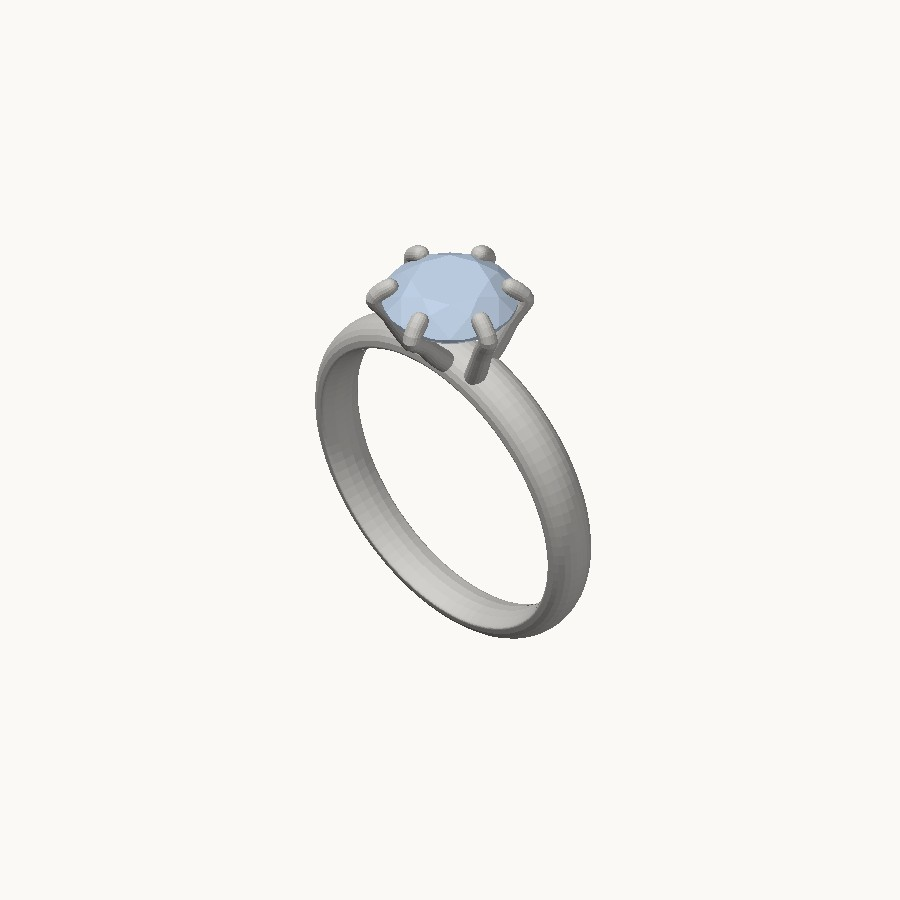
#> input picture apps/server/src/assistant/fixtures/recordings/ring-photo.jpg, 900 x 900 px
$ python flicker_check.py ../../../../../apps/server/src/assistant/fixtures/recordings/ring-photo.jpg 1.0
#> lines starting #> are read from the running program, lines starting #| are printed output that depends on the picture; after the words box and inside, x2 and y2 are one past the last pixel; in counts of white or black regions, pixels touching at a corner belong together
# Per-frame checks on an image sequence: object-masked mean luma, temporal residual vs neighbours, wrap continuity.
# usage: python3 flicker_check.py "frames/f_*.png" [zscore_threshold]
import sys, glob, numpy as np
from PIL import Image
files = sorted(glob.glob(sys.argv[1])); S = 640; ZT = float(sys.argv[2]) if len(sys.argv) > 2 else 6.0
def load(p):
    im = Image.open(p).convert("RGBA"); bg = Image.new("RGBA", im.size, (255,255,255,255)); bg.alpha_composite(im)
#> after `bg = Image.new('RGBA', im.size, (255, 255, 255, 255))`: bg: PIL image 900x900 RGBA; every value is 255
    im = bg.convert("L"); im.thumbnail((S, S)); return np.asarray(im, dtype=np.float32)
fr = [load(p) for p in files]; n = len(fr)
#> after `fr = [load(p) for p in files]`: fr = 1 item
#> after `n = len(fr)`: n = 1
mask = np.min(fr, axis=0) < 250                                            # pixels the object ever covers
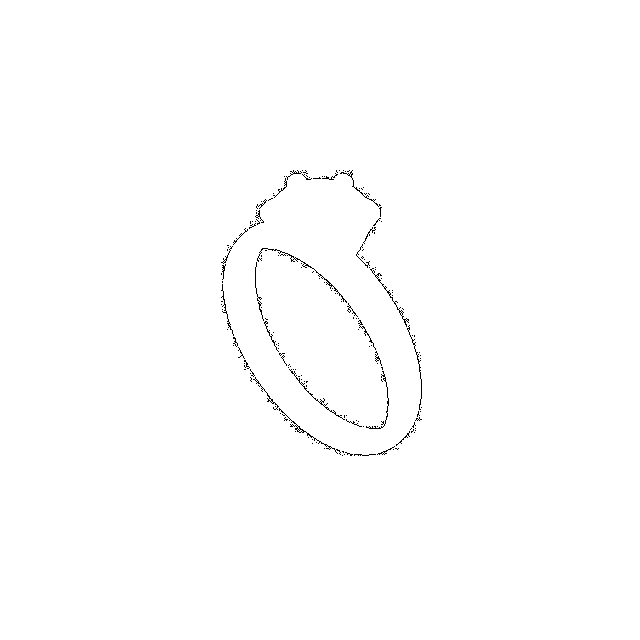
#> mask: shape (640, 640) bool; 99.5% white; black in thin lines or dots, all inside (x1, y1, x2, y2) = (221, 170, 422, 456)
mean = np.array([f[mask].mean() for f in fr])
#> mean = [243.6]
step = np.array([np.abs(fr[i]-fr[i-1])[mask].mean() for i in range(n)])    # i=0 is the wrap pair (last -> first)
#> step = [0]
res  = np.array([np.abs(fr[i]-(fr[i-1]+fr[(i+1)%n])/2)[mask].mean() for i in range(n)])
#> res = [0]
dmean = np.array([mean[i]-(mean[i-1]+mean[(i+1)%n])/2 for i in range(n)])  # brightness pop relative to neighbours
#> dmean = [0]
def z(x): m = np.median(x); mad = np.median(np.abs(x-m)) or 1e-6; return (x-m)/(1.4826*mad)
print(f"frames {n}  object-mean luma {mean.mean():.2f} +- {mean.std():.3f}")
#| frames 1  object-mean luma 243.57 +- 0.000
print(f"step diff median {np.median(step):.3f}; wrap (last->first) {step[0]:.3f}  ratio {step[0]/np.median(step):.2f}")
#| step diff median 0.000; wrap (last->first) 0.000  ratio nan
for name, arr in (("brightness pop", dmean), ("residual", res)):
    zz = z(arr); bad = np.where(np.abs(zz) > ZT)[0]
    print(name, "outliers:", [(files[i].split('/')[-1], round(float(arr[i]),3), round(float(zz[i]),1)) for i in bad])
#> this loop made 2 passes
#> (name, arr, m in z, mad in z, zz) on passes 1 to 2: ('brightness pop', [0], 0, 1e-06, [0]), ('residual', [0], 0, 1e-06, [0])
#| brightness pop outliers: []
#| residual outliers: []
